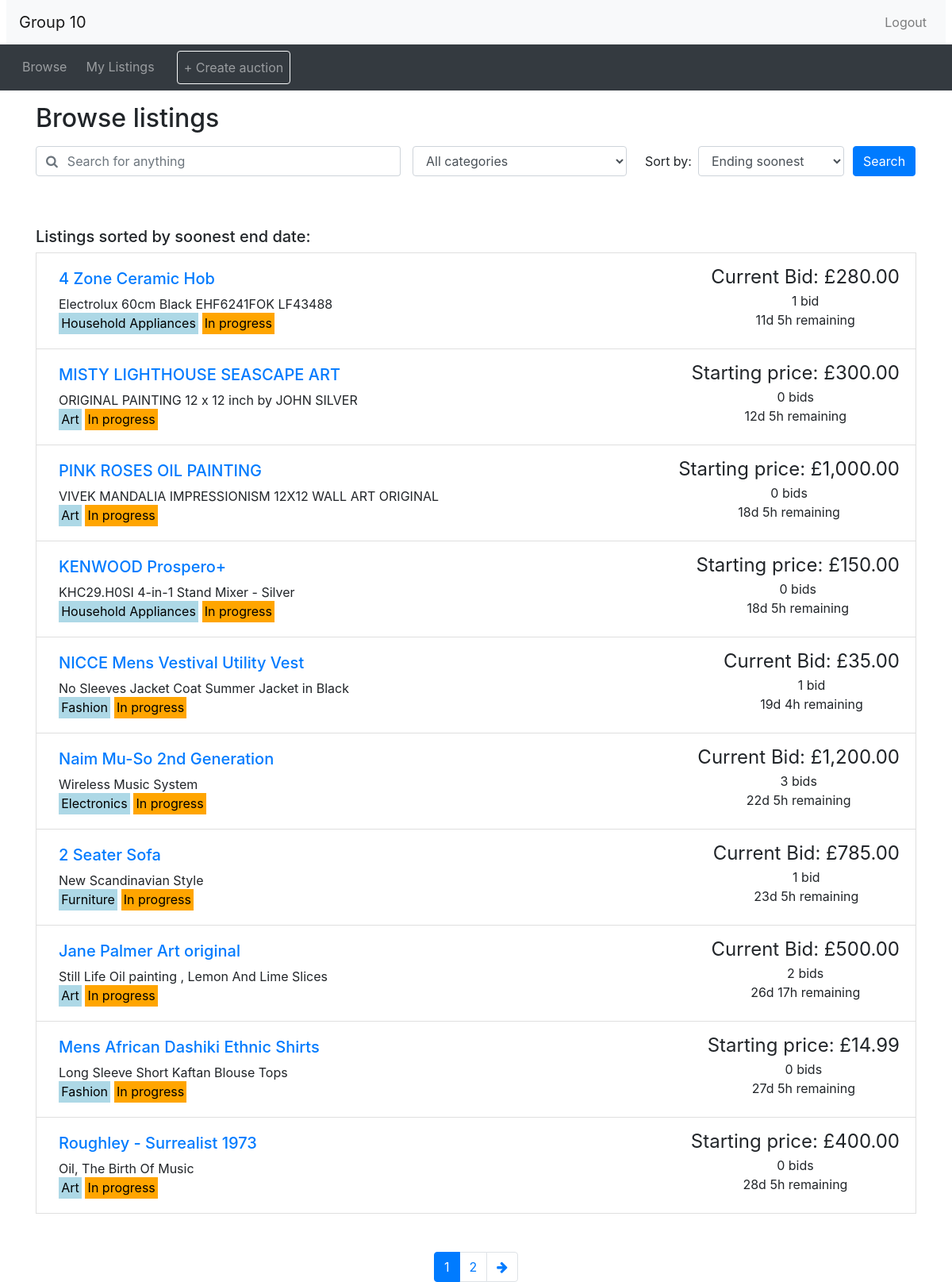
The app's page /browse.php (signed in) with its own data.
### tables this page shows
CREATE TABLE Auction 
(
    itemID INT NOT NULL AUTO_INCREMENT PRIMARY KEY,
    itemName VARCHAR(64) NOT NULL,
    itemDescription VARCHAR(4000) NOT NULL,
    sellerID INT NOT NULL ,
    categoryID INT NOT NULL,
    startDateTime TIMESTAMP NOT NULL,
    endDateTime TIMESTAMP NOT NULL,
    startingPrice DECIMAL(12,2) NOT NULL,
    reservePrice DECIMAL(12,2) NOT NULL,
    FOREIGN KEY (sellerID) REFERENCES Users(userID) ON DELETE CASCADE,
    FOREIGN KEY (categoryID) REFERENCES Category(categoryID) ON DELETE CASCADE
);

CREATE TABLE Category 
(
    categoryID INT NOT NULL AUTO_INCREMENT PRIMARY KEY,
    categoryName VARCHAR(64) NOT NULL
);

CREATE TABLE Bid 
(
    bidID INT NOT NULL AUTO_INCREMENT PRIMARY KEY,
    itemID INT NOT NULL ,
    buyerID INT NOT NULL ,
    bidTimeStamp TIMESTAMP ON UPDATE CURRENT_TIMESTAMP NOT NULL,
    bidPrice DECIMAL(12,2) NOT NULL,
    FOREIGN KEY (itemID) REFERENCES Auction(itemID) ON DELETE CASCADE,
    FOREIGN KEY (buyerID) REFERENCES Users(userID) ON DELETE CASCADE
);

### utilities.php (the view, shortened to what this page needs)
<?php
function display_time_remaining($interval) {
    if ($interval->days == 0 && $interval->h == 0) {
      $time_remaining = $interval->format('%im %Ss');
    }
    else if ($interval->days == 0) {
      $time_remaining = $interval->format('%hh %im');
    }
    else {
      $time_remaining = $interval->format('%ad %hh');
    }
  return $time_remaining;
}
function print_listing_li($item_id, $title, $desc, $price, $num_bids, $end_time, $category, $status, $userID, $connection)
{
  if (strlen($desc) > 250) {
    $desc_shortened = substr($desc, 0, 250) . '...';
  }
  else {
    $desc_shortened = $desc;
  }
  if ($num_bids == 1) {
    $bid = ' bid';
  }
  else {
    $bid = ' bids';
  }
  $now = new DateTime();
  if ($now > $end_time) {
    $time_remaining = 'This auction has ended';
  }
  else {
    $time_to_end = date_diff($now, $end_time);
    $time_remaining = display_time_remaining($time_to_end) . ' remaining';
  }
  if (in_array($status, ['In progress'])) {
    $mark_status = '<mark style="background: orange;">';
  } elseif (in_array($status, ['Won', 'Sold'])) {
    $mark_status = '<mark style="background: green;">';
  } elseif (in_array($status, ['Loss', 'Not sold'])) {
    $mark_status = '<mark style="background: red;">';
  } else {
    $mark_status = '<mark style="background: grey;">';
  }
  $query = "SELECT *
            FROM Bid WHERE buyerID = '{$userID}'
            AND itemID = '{$item_id}'
            ORDER BY bidID DESC ";
  $userBidResult = mysqli_query($connection, $query);
  if (mysqli_num_rows($userBidResult) > 0){
    $userBidDetails = mysqli_fetch_assoc($userBidResult);
    $userBidPrice = $userBidDetails['bidPrice'];
    echo(
      '<li class="list-group-item d-flex justify-content-between">
      <div class="p-2 mr-5">
        <h5><a href="listing.php?item_id=' . $item_id . '">' . $title . '</a></h5>' .
        $desc_shortened . '<br/>' .
        '<mark style="background: lightblue;">' . $category . '</mark>&nbsp;' .
        $mark_status . $status . '</mark>' .
      '</div>
      <div>
      <span style="font-size: 1.5em">Your Bid: £' . number_format($userBidPrice,2) . '</span><br/>' .
      '</div>
      <div class="text-center text-nowrap">
        <span style="font-size: 1.5em">Current Bid: £' . number_format($price, 2) . '</span><br/>' .
        $num_bids . $bid . '<br/>' .
        $time_remaining .
      '</div>
      </li>'
    );
  } else if ($num_bids > 0) {
    echo(
      '<li class="list-group-item d-flex justify-content-between">
      <div class="p-2 mr-5">
        <h5><a href="listing.php?item_id=' . $item_id . '">' . $title . '</a></h5>' .
        $desc_shortened . '<br/>' .
        '<mark style="background: lightblue;">' . $category . '</mark>&nbsp;' .
        $mark_status . $status . '</mark>' .
      '</div>
      <div class="text-center text-nowrap">
        <span style="font-size: 1.5em">Current Bid: £' . number_format($price, 2) . '</span><br/>' .
        $num_bids . $bid . '<br/>' .
        $time_remaining .
      '</div>
      </li>'
    );
  } else {
    echo(
      '<li class="list-group-item d-flex justify-content-between">
      <div class="p-2 mr-5">
        <h5><a href="listing.php?item_id=' . $item_id . '">' . $title . '</a></h5>' .
        $desc_shortened . '<br/>' .
        '<mark style="background: lightblue;">' . $category . '</mark>&nbsp;' .
        $mark_status . $status . '</mark>' .
      '</div>
      <div class="text-center text-nowrap">
        <span style="font-size: 1.5em">Starting price: £' . number_format($price, 2) . '</span><br/>' .
        $num_bids . $bid . '<br/>' .
        $time_remaining .
      '</div>
      </li>'
    );
  }
}
function print_all_listings($connection, $result, $userID, $pageType) {
  while ($listing = mysqli_fetch_assoc($result)){
    $item_id = intval($listing['itemID']);
    $title = $listing['itemName'];
    $desc = $listing['itemDescription'];
    $category = $listing['categoryName'];
    $end_time = new DateTime($listing['endDateTime']);
    $mybids = mysqli_query($connection, "SELECT * FROM Bid WHERE itemID=$item_id ORDER BY bidID DESC");
    if (mysqli_num_rows($mybids) > 0){
      $latestBid = mysqli_fetch_row($mybids);
      $buyerID = $latestBid[2];
      $price = $latestBid[4];
      $num_bids = mysqli_num_rows($mybids);
    } else {
      $num_bids = 0;
      $price = $listing['startingPrice'];
    }
    $now = new DateTime();
    if ($now > $end_time) {
      if ($price >= $listing['reservePrice']) {
        if ($pageType == 'bids') {
          if ($buyerID == $userID) {
            $status = 'Won';
          } else {
            $status = 'Loss';
          }
        } else {
          $status = 'Sold';
        }
      } else {
        if ($pageType == 'bids') {
          $status = 'Loss';
        } else {
          $status = 'Not sold';
        }
      }
    } else {
      $status = 'In progress';
    }
    print_listing_li($item_id, $title, $desc, $price, $num_bids, $end_time, $category, $status, $userID, $connection);
  }
}
function implode_colName($result, $colName) {
  $arr = array();
  while ($listing = mysqli_fetch_assoc($result)){
    $arr[] = $listing[$colName];
  }
  $imploded = implode(',', $arr);
  return $imploded;
}
?>

### records on screen
auction: itemName "4 Zone Ceramic Hob", itemDescription "Electrolux 60cm Black EHF6241FOK LF43488", categoryID.categoryName "Household Appliances", endDateTime "In progress", bid.bidPrice "280.00", num_bids "1", bid "bid", time_remaining "11d 5h remaining"
auction: itemName "MISTY LIGHTHOUSE SEASCAPE ART", itemDescription "ORIGINAL PAINTING 12 x 12 inch by JOHN SILVER", categoryID.categoryName "Art", endDateTime "In progress", startingPrice "300.00", time_remaining "12d 5h remaining"
auction: itemName "PINK ROSES OIL PAINTING", itemDescription "VIVEK MANDALIA IMPRESSIONISM 12X12 WALL ART ORIGINAL", categoryID.categoryName "Art", endDateTime "In progress", startingPrice "1,000.00", time_remaining "18d 5h remaining"
auction: itemName "KENWOOD Prospero+", itemDescription "KHC29.H0SI 4-in-1 Stand Mixer - Silver", categoryID.categoryName "Household Appliances", endDateTime "In progress", startingPrice "150.00", time_remaining "18d 5h remaining"
auction: itemName "NICCE Mens Vestival Utility Vest", itemDescription "No Sleeves Jacket Coat Summer Jacket in Black", categoryID.categoryName "Fashion", endDateTime "In progress", bid.bidPrice "35.00", num_bids "1", bid "bid", time_remaining "19d 4h remaining"
auction: itemName "Naim Mu-So 2nd Generation", itemDescription "Wireless Music System", categoryID.categoryName "Electronics", endDateTime "In progress", bid.bidPrice "1,200.00", num_bids "3", bid "bids", time_remaining "22d 5h remaining"
auction: itemName "2 Seater Sofa", itemDescription "New Scandinavian Style", categoryID.categoryName "Furniture", endDateTime "In progress", bid.bidPrice "785.00", num_bids "1", bid "bid", time_remaining "23d 5h remaining"
auction: itemName "Jane Palmer Art original", itemDescription "Still Life Oil painting , Lemon And Lime Slices", categoryID.categoryName "Art", endDateTime "In progress", bid.bidPrice "500.00", num_bids "2", bid "bids", time_remaining "26d 17h remaining"
auction: itemName "Mens African Dashiki Ethnic Shirts", itemDescription "Long Sleeve Short Kaftan Blouse Tops", categoryID.categoryName "Fashion", endDateTime "In progress", startingPrice "14.99", time_remaining "27d 5h remaining"
auction: itemName "Roughley - Surrealist 1973", itemDescription "Oil, The Birth Of Music", categoryID.categoryName "Art", endDateTime "In progress", startingPrice "400.00", time_remaining "28d 5h remaining"
